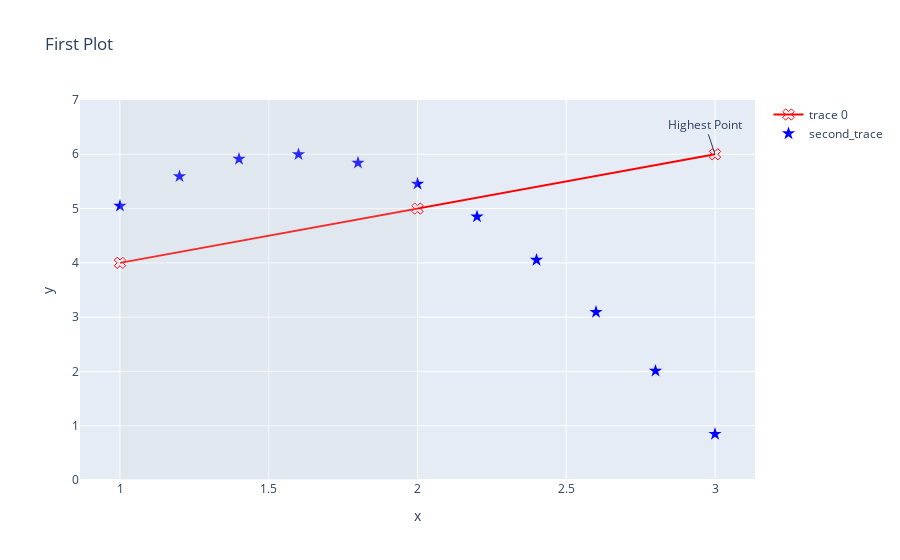

Notebook cell for this chart:
### Code cell
# Shapes - next upgrade to the layout-adding a rectangular block to highlight the secton where trace 1 is above trace 2
layout.update(dict(shapes = [
        # 1st highlight during Feb 4 - Feb 6
        {'type': 'rect',
        # x-reference is assigned to the x-values
        'xref': 'x',
        # y-reference is assigned to the plot paper [0,1]
        'yref': 'y',
        'x0': '1', 'y0': 0, 'x1': '2', 'y1': 7,
        'fillcolor': '#d3d3d3','opacity': 0.2,'line': {'width': 0,}}]))
iplot(go.Figure(data=data, layout=layout))

### Figure 1 — Plotly figure (JSON) as saved in the notebook; plotly's stock layout.template omitted (floating-point values rounded to 4 significant figures)
{"data": [{"marker": {"color": "red", "size": 10, "symbol": 104}, "mode": "markers+lines", "text": ["one", "two", "three"], "type": "scatter", "x": [1, 2, 3], "y": [4, 5, 6]}, {"marker": {"color": "blue", "size": 10, "symbol": "star"}, "mode": "markers", "name": "second_trace", "type": "scatter", "x": [1, 1.2, 1.4, 1.6, 1.8, 2.0, 2.2, 2.4, 2.6, 2.8, 3.0], "y": [5.049, 5.592, 5.913, 5.997, 5.843, 5.456, 4.851, 4.053, 3.093, 2.01, 0.8467]}], "layout": {"annotations": [{"text": "Highest Point", "x": 3, "y": 6}], "shapes": [{"fillcolor": "#d3d3d3", "line": {"width": 0}, "opacity": 0.2, "type": "rect", "x0": "1", "x1": "2", "xref": "x", "y0": 0, "y1": 7, "yref": "y"}], "title": {"text": "First Plot"}, "xaxis": {"title": {"text": "x"}}, "yaxis": {"title": {"text": "y"}}}}
